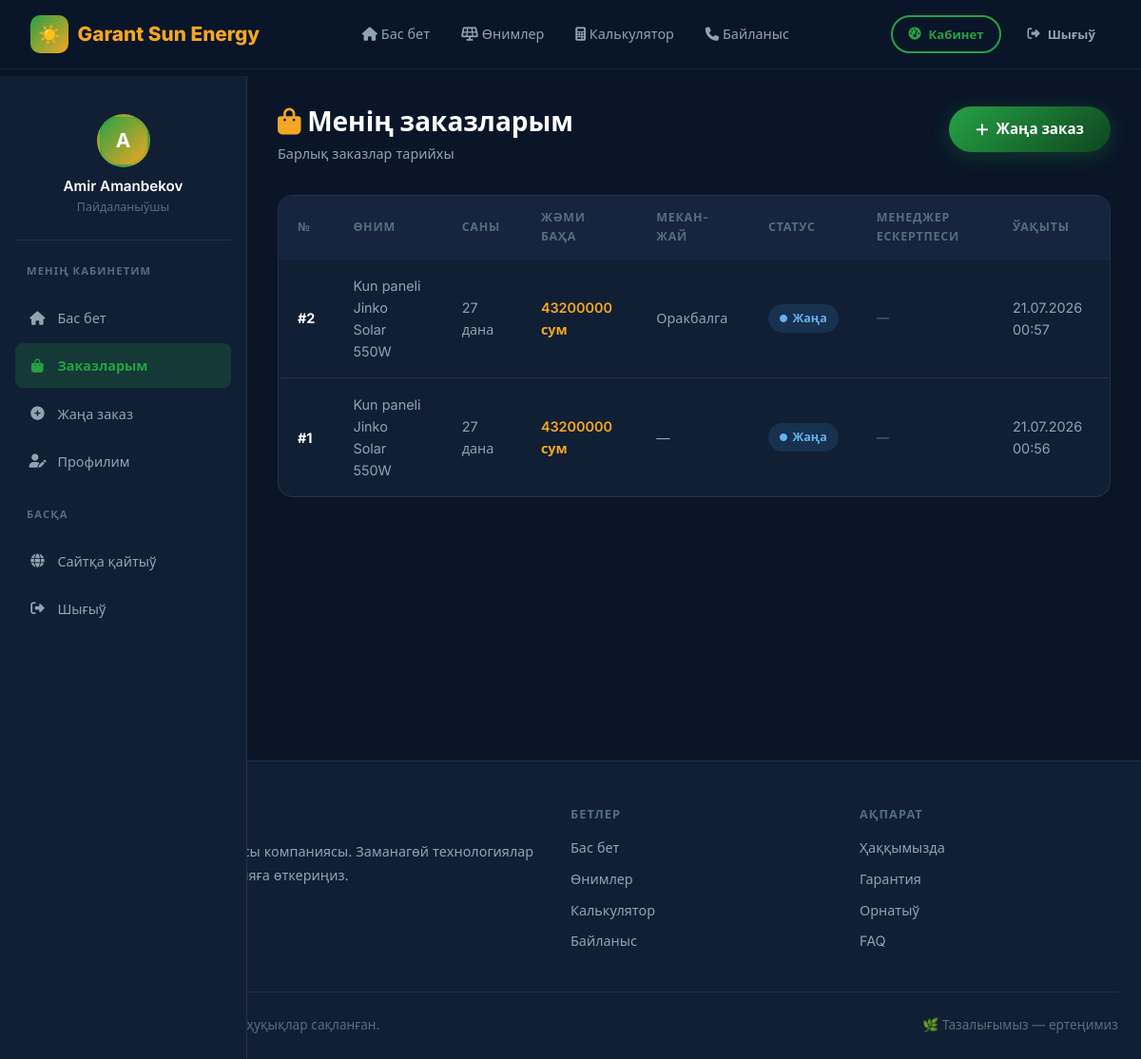
Page /user/orders/ (signed in) on the committed database.
### core/models.py (models this page shows, shortened)
class CustomUser(AbstractUser):
    ROLE_CHOICES = [
        ('user', 'Пайдаланыўшы'),
        ('manager', 'Менеджер'),
        ('admin', 'Админ'),
    ]
    phone = models.CharField(
        max_length=20,
        blank=True,
        null=True,
        verbose_name='Телефон номер'
    )
    role = models.CharField(
        max_length=10,
        choices=ROLE_CHOICES,
        default='user',
        verbose_name='Роль'
    )
    address = models.TextField(
        blank=True,
        null=True,
        verbose_name='Мекан-жайы'
    )
    created_at = models.DateTimeField(auto_now_add=True, verbose_name='Дизимнен өткен ўақты')
    class Meta:
        verbose_name = 'Пайдаланыўшы'
        verbose_name_plural = 'Пайдаланыўшылар'

class Order(models.Model):
    STATUS_CHOICES = [
        ('new', 'Жаңа'),
        ('accepted', 'Қабыл алынды'),
        ('contacted', 'Клиент пенен байланысылды'),
        ('scheduled', 'Монтаж белгиленди'),
        ('installing', 'Орнатылмақта'),
        ('completed', 'Жуўмақланды'),
        ('cancelled', 'Бийкар етилди'),
    ]
    STATUS_KK = {
        'new': 'Жаңа',
        'accepted': 'Қабыл алынды',
        'contacted': 'Клиент пенен байланысылды',
        'scheduled': 'Монтаж белгиленди',
        'installing': 'Орнатылмақта',
        'completed': 'Жуўмақланды',
        'cancelled': 'Бийкар етилди',
    }
    user = models.ForeignKey(
        CustomUser,
        on_delete=models.CASCADE,
        related_name='orders',
        verbose_name='Пайдаланыўшы'
    )
    product = models.ForeignKey(
        Product,
        on_delete=models.SET_NULL,
        null=True,
        related_name='orders',
        verbose_name='Өним'
    )
    quantity = models.PositiveIntegerField(default=1, verbose_name='Саны')
    status = models.CharField(
        max_length=20,
        choices=STATUS_CHOICES,
        default='new',
        verbose_name='Статус'
    )
    notes = models.TextField(blank=True, null=True, verbose_name='Ескертпелер')
    manager_notes = models.TextField(blank=True, null=True, verbose_name='Менеджер ескертпеси')
    address = models.TextField(blank=True, null=True, verbose_name='Орнатыў мекан-жайы')
    total_price = models.DecimalField(
        max_digits=14,
        decimal_places=0,
        null=True,
        blank=True,
        verbose_name='Жәми баҳасы'
    )
    created_at = models.DateTimeField(auto_now_add=True, verbose_name='Жасалған ўақты')
    updated_at = models.DateTimeField(auto_now=True, verbose_name='Өзгертилген ўақты')
    class Meta:
        verbose_name = 'Заказ'
        verbose_name_plural = 'Заказлар'
        ordering = ['-created_at']
    def get_status_kk(self):
        return self.STATUS_KK.get(self.status, self.status)

class Product(models.Model):
    CATEGORY_CHOICES = [
        ('panel', 'Күн панели'),
        ('battery', 'Батарея'),
        ('inverter', 'Инвертор'),
        ('kit', 'Толық жынаят'),
        ('other', 'Басқа'),
    ]
    title_kk = models.CharField(max_length=200, verbose_name='Аты (КҚ)')
    description_kk = models.TextField(verbose_name='Баянлама (КҚ)')
    category = models.CharField(
        max_length=20,
        choices=CATEGORY_CHOICES,
        default='panel',
        verbose_name='Категория'
    )
    price = models.DecimalField(
        max_digits=12,
        decimal_places=0,
        verbose_name='Баҳасы (сум)'
    )
    power_kw = models.DecimalField(
        max_digits=6,
        decimal_places=2,
        null=True,
        blank=True,
        verbose_name='Қуўаты (кВт)'
    )
    image = models.ImageField(
        upload_to='products/',
        null=True,
        blank=True,
        verbose_name='Сүрет'
    )
    is_active = models.BooleanField(default=True, verbose_name='Жарамлы')
    created_at = models.DateTimeField(auto_now_add=True, verbose_name='Қосылған ўақты')
    updated_at = models.DateTimeField(auto_now=True, verbose_name='Өзгертилген ўақты')
    class Meta:
        verbose_name = 'Өним'
        verbose_name_plural = 'Өнимлер'
        ordering = ['-created_at']

### core/views.py (the view)
# urls.py: path('user/orders/', views.user_orders, name='user_orders'),
@login_required_custom
def user_orders(request):
    orders = Order.objects.filter(user=request.user).order_by('-created_at')
    return render(request, 'user/orders.html', {'orders': orders})

### templates/user/orders.html (shortened to what this page needs)
{% extends 'user/base_user.html' %}
{% block dash_content %}
<div class="page-header">
  <div>
    <h1><i class="fas fa-shopping-bag text-gold"></i> Менің заказларым</h1>
    <p>Барлық заказлар тарийхы</p>
  </div>
  <a href="{% url 'user_order_create' %}" class="btn btn-primary" id="add-order-btn">
    <i class="fas fa-plus"></i> Жаңа заказ
  </a>
</div>
<div class="table-wrap">
  {% if orders %}
  <table>
    <thead>
      <tr>
        <th>№</th>
        <th>Өним</th>
        <th>Саны</th>
        <th>Жәми баҳа</th>
        <th>Мекан-жай</th>
        <th>Статус</th>
        <th>Менеджер ескертпеси</th>
        <th>Ўақыты</th>
      </tr>
    </thead>
    <tbody>
      {% for order in orders %}
      <tr>
        <td><strong>#{{ order.pk }}</strong></td>
        <td>{{ order.product.title_kk|default:"Өним өшириўди" }}</td>
        <td>{{ order.quantity }} дана</td>
        <td style="color:var(--gold);font-weight:600;">
          {{ order.total_price|floatformat:0|default:"—" }} сум
        </td>
        <td style="max-width:150px;overflow:hidden;text-overflow:ellipsis;white-space:nowrap;">
          {{ order.address|default:"—" }}
        </td>
        <td>
          <span class="status-badge status-{{ order.status }}">
            <i class="fas fa-circle" style="font-size:0.5rem;"></i>
            {{ order.get_status_kk }}
          </span>
        </td>
        <td style="font-size:0.82rem;color:var(--text-muted);">
          {{ order.manager_notes|default:"—" }}
        </td>
        <td>{{ order.created_at|date:"d.m.Y H:i" }}</td>
      </tr>
      {% endfor %}
    </tbody>
  </table>
  {% endif %}
</div>
{% endblock %}

### templates/user/base_user.html (shortened to what this page needs)
{% extends 'base.html' %}
{% load static %}
{% block content %}
<div class="dashboard-layout">
  <aside class="sidebar" id="sidebar">
    <div style="text-align:center;padding:1rem 0.5rem 1.5rem;border-bottom:1px solid var(--border-light);margin-bottom:0.5rem;">
      <div class="profile-avatar" style="width:56px;height:56px;font-size:1.3rem;margin-bottom:0.5rem;">
        {{ user.first_name|first|default:user.username|first|upper }}
      </div>
      <div style="font-weight:600;color:var(--white);font-size:0.95rem;">
        {{ user.get_full_name|default:user.username }}
      </div>
      <div style="font-size:0.78rem;color:var(--text-muted);">Пайдаланыўшы</div>
    </div>
    <div class="sidebar-title">Менің кабинетим</div>
    <a href="{% url 'user_dashboard' %}" class="sidebar-link {% if request.resolver_match.url_name == 'user_dashboard' %}active{% endif %}" id="sidebar-home-link">
      <i class="fas fa-home"></i> Бас бет
    </a>
    <a href="{% url 'user_orders' %}" class="sidebar-link {% if 'orders' in request.path %}active{% endif %}" id="sidebar-orders-link">
      <i class="fas fa-shopping-bag"></i> Заказларым
    </a>
    <a href="{% url 'user_order_create' %}" class="sidebar-link" id="sidebar-new-order-link">
      <i class="fas fa-plus-circle"></i> Жаңа заказ
    </a>
    <a href="{% url 'user_profile' %}" class="sidebar-link {% if 'profile' in request.path %}active{% endif %}" id="sidebar-profile-link">
      <i class="fas fa-user-edit"></i> Профилим
    </a>
    <div class="sidebar-title" style="margin-top:1rem;">Басқа</div>
    <a href="{% url 'home' %}" class="sidebar-link" id="sidebar-mainsite-link">
      <i class="fas fa-globe"></i> Сайтқа қайтыў
    </a>
    <a href="{% url 'logout' %}" class="sidebar-link" id="sidebar-logout-link">
      <i class="fas fa-sign-out-alt"></i> Шығыў
    </a>
  </aside>
  <main class="main-content">
    {% block dash_content %}{% endblock %}
  </main>
</div>
{% endblock %}

### static/css/style.css (style rules this page uses)
:root { --green-primary: #1a6b35; --green-light: #25a244; --green-dark: #0f4520; --green-glow: rgba(37, 162, 68, 0.25); --gold: #f5a623; --gold-light: #ffd166; --gold-dark: #d4891a; --white: #ffffff; --bg-dark: #0a1628; --bg-card: #111f35; --bg-card2: #162440; --text-primary: #e8f5e9; --text-secondary: #90a4ae; --text-muted: #546e7a; --border: rgba(37, 162, 68, 0.2); --border-light: rgba(255, 255, 255, 0.08); --shadow-green: 0 0 30px rgba(37, 162, 68, 0.15); --shadow-card: 0 8px 32px rgba(0, 0, 0, 0.4); --radius: 16px; --radius-sm: 8px; --radius-lg: 24px; --transition: all 0.3s cubic-bezier(0.4, 0, 0.2, 1); }
*, *::before, *::after { box-sizing: border-box; margin: 0; padding: 0; }
html { scroll-behavior: smooth; }
body { font-family: 'Inter', system-ui, sans-serif; background: var(--bg-dark); color: var(--text-primary); line-height: 1.6; min-height: 100vh; overflow-x: hidden; }
a { color: var(--green-light); text-decoration: none; transition: var(--transition); }
h1, h2, h3, h4, h5 { font-weight: 700; line-height: 1.2; }
h1 { font-size: clamp(2rem, 5vw, 3.5rem); }
.btn { display: inline-flex; align-items: center; gap: 0.5rem; padding: 0.75rem 1.75rem; border-radius: 50px; font-size: 0.95rem; font-weight: 600; cursor: pointer; border: none; transition: var(--transition); text-decoration: none; white-space: nowrap; }
.btn-primary { background: linear-gradient(135deg, var(--green-light), var(--green-dark)); color: var(--white); box-shadow: 0 4px 20px var(--green-glow); }
.dashboard-layout { display: flex; min-height: 100vh; padding-top: 80px; }
.sidebar { width: 260px; background: var(--bg-card); border-right: 1px solid var(--border-light); padding: 1.5rem 1rem; position: fixed; left: 0; top: 80px; bottom: 0; overflow-y: auto; z-index: 100; transition: var(--transition); }
.sidebar-title { font-size: 0.7rem; font-weight: 700; text-transform: uppercase; letter-spacing: 0.1em; color: var(--text-muted); padding: 0.5rem 0.75rem; margin-bottom: 0.5rem; margin-top: 1rem; }
.sidebar-link { display: flex; align-items: center; gap: 0.75rem; padding: 0.75rem 0.9rem; border-radius: var(--radius-sm); color: var(--text-secondary); font-size: 0.9rem; font-weight: 500; transition: var(--transition); margin-bottom: 0.2rem; }
.sidebar-link.active { background: rgba(37, 162, 68, 0.2); color: var(--green-light); font-weight: 600; }
.sidebar-link i { width: 18px; text-align: center; }
.main-content { margin-left: 260px; flex: 1; padding: 2rem; }
.table-wrap { background: var(--bg-card); border: 1px solid var(--border-light); border-radius: var(--radius); overflow: hidden; }
table { width: 100%; border-collapse: collapse; }
thead th { background: var(--bg-card2); padding: 0.85rem 1.25rem; text-align: left; font-size: 0.78rem; font-weight: 700; text-transform: uppercase; letter-spacing: 0.06em; color: var(--text-muted); }
tbody tr { border-bottom: 1px solid var(--border-light); transition: var(--transition); }
tbody tr:last-child { border-bottom: none; }
tbody td { padding: 1rem 1.25rem; font-size: 0.9rem; color: var(--text-secondary); }
tbody td:first-child { color: var(--white); font-weight: 500; }
.status-badge { display: inline-flex; align-items: center; gap: 0.35rem; padding: 0.3rem 0.75rem; border-radius: 50px; font-size: 0.78rem; font-weight: 600; }
.status-new { background: rgba(66, 153, 225, 0.15); color: #63b3ed; }
.page-header { margin-bottom: 2rem; display: flex; align-items: flex-start; justify-content: space-between; flex-wrap: wrap; gap: 1rem; }
.page-header h1 { font-size: 1.75rem; color: var(--white); margin-bottom: 0.25rem; }
.page-header p { color: var(--text-secondary); font-size: 0.9rem; }
.text-gold { color: var(--gold); }
.profile-avatar { width: 80px; height: 80px; border-radius: 50%; background: linear-gradient(135deg, var(--green-light), var(--gold)); display: flex; align-items: center; justify-content: center; font-size: 2rem; font-weight: 700; color: var(--white); margin: 0 auto 1rem; border: 3px solid var(--border); }

### rows in the picture
CustomUser: first_name|first "A", get_full_name "Amir Amanbekov"
Order: pk "2", product.title_kk "Kun paneli Jinko Solar 550W", quantity "27", total_price "43200000", address "Оракбалга", get_status_kk "Жаңа", manager_notes "—", created_at "21.07.2026 00:57"
Order: pk "1", product.title_kk "Kun paneli Jinko Solar 550W", quantity "27", total_price "43200000", address "—", get_status_kk "Жаңа", manager_notes "—", created_at "21.07.2026 00:56"
